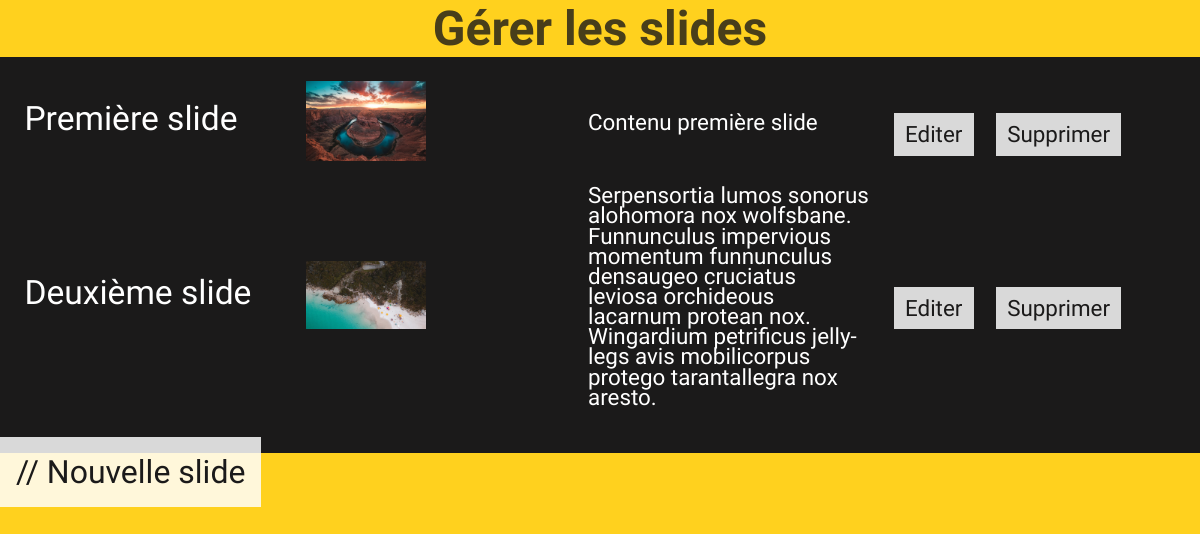
Screenshot of /gestion/gestionslides.php with the database file from the repository.
### tables this page shows
CREATE TABLE `slide` (
  `id` int(11) NOT NULL,
  `titre` mediumtext NOT NULL,
  `visuel` varchar(255) DEFAULT NULL,
  `description` longtext NOT NULL
);

### gestion/gestionslides.php (the view, shortened to what this page needs)
<?php
require_once 'config.php';
$req = $db->prepare('SELECT * FROM slide');
$req->execute();
$slide = $req->fetchAll(PDO::FETCH_ASSOC);
?>
<!DOCTYPE html>
<html lang="fr">
<head>
	<link rel="stylesheet" href="../css/gestion.css">
</head>
<body>
<div id="container">
            <h1>Gérer les slides</h1>
            <table class="table">
                <tbody>
                <?php foreach ($slide as $s):  ?>
                        <tr>
                            <td><?php echo $s['titre'] ?></td>
                            <td><img class="preview" src="../upload/<?php echo $s['visuel'] ?>" alt=""></td>
                            <td><?php echo $s['description'] ?></td>
							<td id="action">
                                <a id="edit" href="./edition.php?id=<?php echo htmlspecialchars($s['id']) ?>">Editer</a>
								<a id="delete" href="./deleteslide.php?id=<?php echo htmlspecialchars($s['id']) ?>">Supprimer</a>
							</td>
						</tr>
                <?php endforeach; ?>
                </tbody>
            </table>
			<a id="button" href="./index.php">// Nouvelle slide</a>
</body>
</html>

### css/gestion.css (style rules this page uses)
* { margin: 0; padding: 0; border: 0; outline: none; text-decoration: none; list-style: none; font-family: 'Dongle', sans-serif; }
:root { --fond: #FFD11E; --shape-gche: #1b1a1a; --titre: rgba(14, 14, 14, 0.562); --h1-color: white; --content: rgba(255, 255, 255, 0.836); }
body { background-color: var(--fond); }
h1 { color: var(--shape-gche); opacity: 0.8; text-align: center; margin: auto; padding-bottom: 1.2em; transform: translateY(5vw); font-size: 3em; }
table { background-color: var(--shape-gche); color: var(--h1-color); font-size: 1.4em; line-height: 0.9em; padding: 1em; }
tbody { display: flex; flex-direction: column; width: 80%; }
tr { display: flex; flex-direction: column; }
.preview { max-width: 80vw; height: auto; }
a { color: var(--shape-gche); background-color: var(--content); text-align: center; font-size: 2em; padding: 0.5em; }
#action { margin-left: 45vw; display: flex; flex-direction: row; margin-top: 2vw; gap: 1em; }
#edit, #delete { font-size: 0.4em; font-size: 1em; display: flex; justify-content: center; align-items: center; }
td:nth-of-type(1) { font-size: 1.5em; margin-bottom: 0.5vw; }
@media (min-width: 992px) { * { scrollbar-width: thin; } }
@media (min-width: 992px) { table { width: 100%; } }
@media (min-width: 992px) { h1 { padding-bottom: 0; transform: translateY(0); } }
@media (min-width: 992px) { tr { padding-bottom: 1.8vw; flex-direction: row; justify-content: center; align-items: center; } }
@media (min-width: 992px) { tbody { width: 100%; } }
@media (min-width: 992px) { #action { margin-left: 2vw; } }
@media (min-width: 992px) { .preview { max-width: 10vw; } }
@media (min-width: 992px) { td { width: 30%; } }
@media (min-width: 992px) { td:nth-of-type(1) { text-overflow: ellipsis; } }
@media (min-width: 992px) { td:nth-of-type(3) { text-overflow: ellipsis; } }

### rows the page displays
slide: titre "Première slide", visuel (picture), description "Contenu première slide"
slide: titre "Deuxième slide", visuel (picture), description "Serpensortia lumos sonorus alohomora nox wolfsbane. Funnunculus impervious momentum funnunculus densaugeo cruciatus leviosa orchideous lacarnum protean nox. Wingardium petrificus jelly-legs avis mobilicorpus protego tarantallegra nox aresto."
